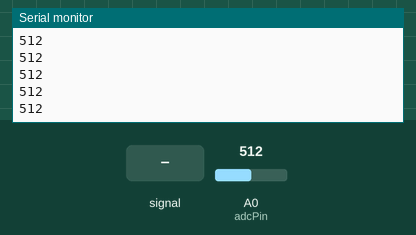
Recording of a sketch running on a simulated Arduino Uno, built with avr-gcc and run on an emulated ATmega328P. On the bench: the last lines printed to the serial monitor. The inputs (shaded band) are chosen by the test bench; at power-on: A0 (adcPin) = 512.

Above: at 1.2 s.
1.3 s: A0 (adcPin) fed a 200 Hz sine of ±81 counts around its level
At 2.0 s:
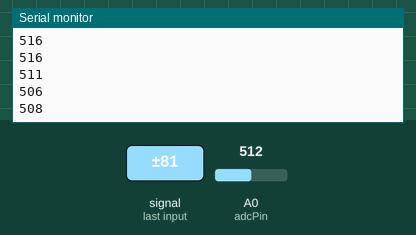
2.8 s: A0 (adcPin) set to 716
At 3.6 s:
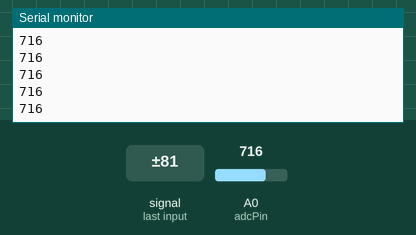
4.3 s: A0 (adcPin) fed a 1000 Hz sine of ±255 counts around its level
At 5.2 s:
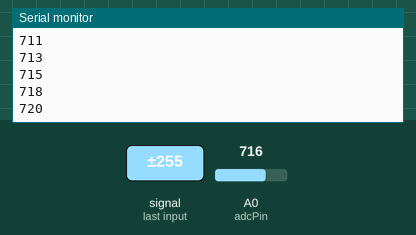
5.8 s: A0 (adcPin) set to 900
At 6.7 s:
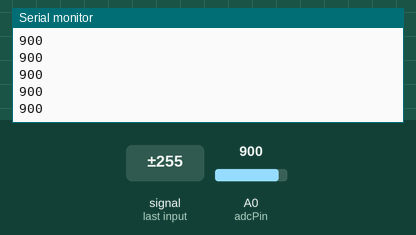
Timing chart, 0 to 8.3 s (numbered marks = the images above; inputs shaded):
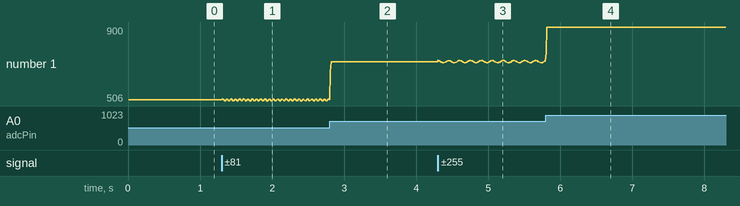

The sketch:

ADC.ino
```cpp
const int adcPin = A0;       // Pin ADC tempat sinyal peak detector masuk
const int sampleCount = 100; // Jumlah pengambilan data per rata-rata

void setup() {
  Serial.begin(9600);
}

void loop() {
  unsigned long sum = 0;

  for (int i = 0; i < sampleCount; i++) {
    sum += analogRead(adcPin); // Baca nilai ADC
  }

  int avg = sum / sampleCount;  // Hitung rata-rata
  Serial.println(avg);          // Kirim hasil ke GUI

  // Tidak ada delay -> pembacaan terus berlangsung
}
```

Measured:
- after the input at 1.3 s, the serial monitor: prints a new line at once (image 1)
- after the input at 2.8 s, the serial monitor: prints a new line at once (image 2)
- after the input at 4.3 s, the serial monitor: prints a new line at once (image 3)
- after the input at 5.8 s, the serial monitor: prints a new line at once (image 4)
- plotted number 1: 512 → 513 after the input at 1.3 s, 513 → 716 after the input at 2.8 s, 716 → 720 after the input at 4.3 s, 720 → 900 after the input at 5.8 s
